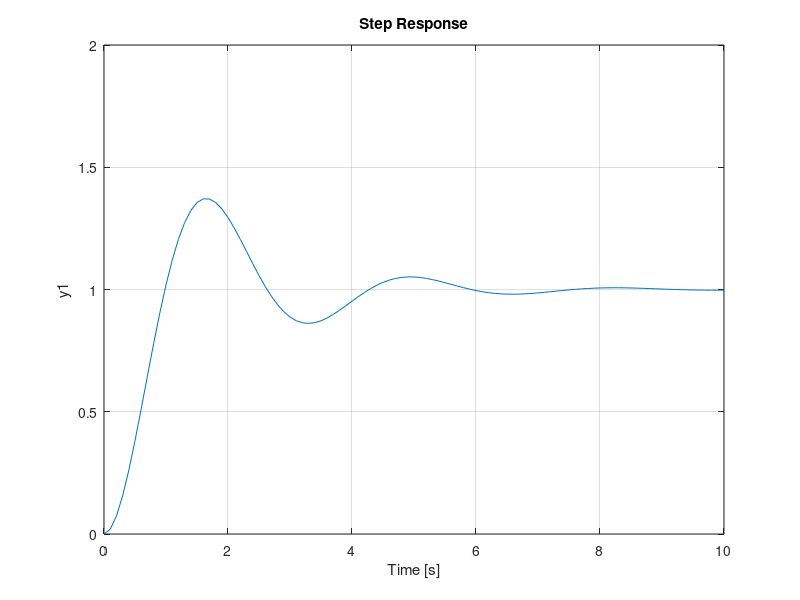

This figure's MATLAB source:
% Underdamped Example
Zeta = 0.3;
wn = 2;

num = [0 0 wn^2];
den = [1 2*Zeta*wn wn^2];

G = tf(num,den); 

step(G);
ylim([0 2]);
xlim([0 10]);